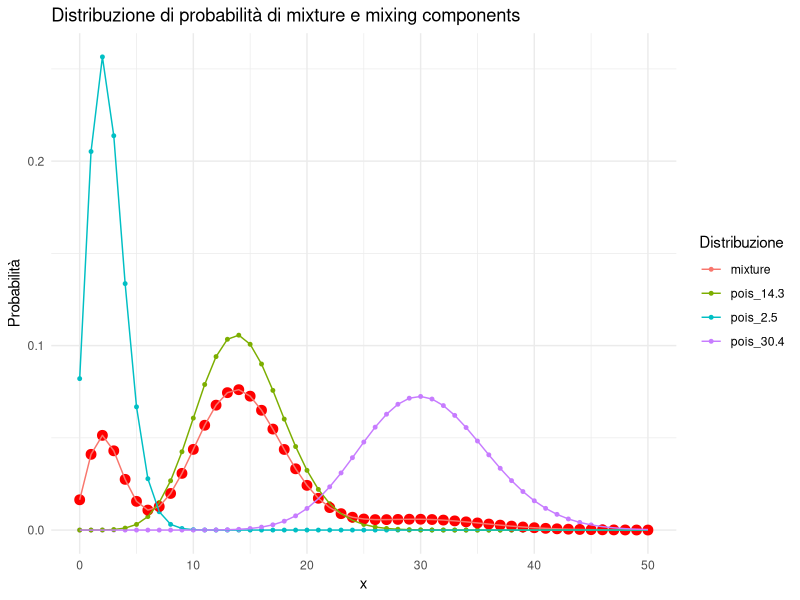
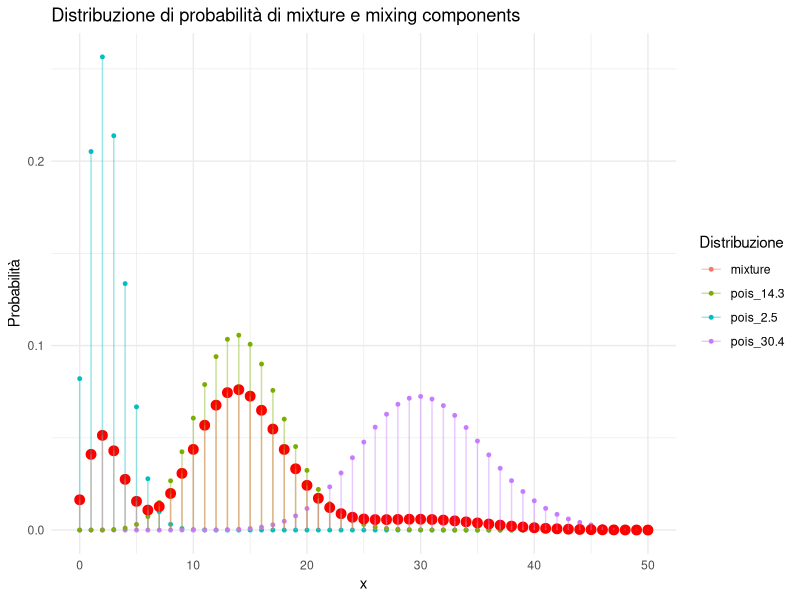

Recreate these plots in R, in order.
## ---- chunk 1
knitr::opts_chunk$set(echo = TRUE)
## ---- chunk 2
library(tidyverse)
## ---- chunk 3
k <- 3
p <- c(0.2, 0.08, 0.72)
theta <- c(2.5, 30.4, 14.3)
## ---- chunk 4
data_pmf <- tibble(
  x  = c(seq(0, 50, by = 1)),
  pois_2.5 = dpois(x, theta[1]),
  pois_30.4 = dpois(x, theta[2]),
  pois_14.3 = dpois(x, theta[3]),
  mixture = pois_2.5 *p[1] + pois_30.4 *p[2] + pois_14.3 *p[3]
)
data_pmf
## ---- chunk 5
data_tidy <- data_pmf %>%
  gather(key = "Distribuzione", value = "Probabilità", -x)
data_tidy
## ---- chunk 6
ggplot(data_tidy, aes(x = x, y = Probabilità, color = Distribuzione)) +
  #mappiamo la probabilità ad y e il vettore x alle x. Usiamo colori distinti in base alla distribuzione.
  geom_point(size = 1) +  # Punti per tutte le distribuzioni
  geom_point(data = filter(data_tidy, Distribuzione == "mixture"), 
             color = "red", size = 3) + # Accentuiamo la distribuzione della nostra mixture
  geom_line() + # Colleghiamo i punti 
  labs(title = "Distribuzione di probabilità di mixture e mixing components",
       x = "x",
       y = "Probabilità") + # Inseriamo un titolo e i labels per gli assi
  theme_minimal()
## ---- chunk 7
ggplot(data_tidy, aes(x = x, y = Probabilità, color = Distribuzione)) +
  geom_point(size = 1) +  # Punti per tutte le distribuzioni
  geom_point(data = filter(data_tidy, Distribuzione == "mixture"), 
             color = "red", size = 3) + # Accentuiamo la distribuzione della nostra mixture
  geom_segment(aes(xend = x , yend = 0), alpha =0.4, linewidth = 0.5) +
  labs(title = "Distribuzione di probabilità di mixture e mixing components",
       x = "x",
       y = "Probabilità") +
  theme_minimal()
## ---- chunk 8
set.seed(431)
n <- 500
Sample <- tibble(
  label = sample(1:k, n, replace = TRUE, prob = p), 
  #prende con reinserimento e probabilità p numeri da 1 a k(3)
  simdata = rpois(n,theta[label] ) 
  #estrae da una poisson con parametro uguale al label-esimo elemento di theta
  )
Sample # le etichette sono note
## ---- chunk 9
simdata <- Sample[,-1]$simdata # togliamo i labels
## ---- chunk 10
LogMixLik <- function(p_it, stime, X){
 sum(log(p_it[1]*dpois(X,stime[1])+p_it[2]*dpois(X,stime[2])+p_it[3]*dpois(X,stime[3])))
}
## ---- chunk 11
EM <- function(Data, thetam,pm ){ 
  tol <- .Machine$double.eps ^ 0.5 # tolleranza che impostiamo 
  i <- 0
  convergenza <- F
  ll<-0
  while(!convergenza){
    ll.old <-  LogMixLik(pm, thetam , Data) 
    #log verosimiglianze passo m-1 
    stime.old <- thetam #stime passo m-1
    #salviamo sia le stime che la likelihood così possiamo 
    #confrontarle alla fine dell'algoritmo e vedere se sono 
    #soddisfate le condizioni del nostro stopping criterium
    
  # E step - posterior probabilities
  #----------------------------------
    prob.post <- tibble( pk1 = pm[1]*dpois(Data,stime.old[1]),
                  #matrice di posterior probabilities
                 pk2 = pm[2] *dpois(Data ,stime.old[2]),
                 pk3 = pm[3]*dpois(Data ,stime.old[3])) %>% 
        mutate(across(everything()) / rowSums(across(everything())))  
  # La funzione mutate prende tutte le celle e le divide 
  # per la somma della loro riga.
    
  # M step
  #-------    
    pm <- colMeans(prob.post) 
    # massimizzazione di pm con la ll complete 
    for(j in 1:k) {
    thetam[j] <- sum(Data * prob.post[j]) / sum(prob.post[j])
    # massimizzazione di thetam con la ll complete
    }
    ll <- LogMixLik(pm, thetam , Data)
    i = i+1 # conta il numero di iterazioni dell'algoritmo
    convergenza <-( abs(ll-ll.old) < 0.0001 & sum(abs(thetam-stime.old)) < tol )
    #convergenza rimarrà TRUE fino a che entrambe le condizioni saranno realizzate
    }
  return(list(weights = pm, thetas= thetam, prob.post = prob.post, n.iter = i ))
  }

## ---- chunk 12
p_iniz <- c(0.3, 0.1 , 0.6) # starting mixing weights
theta_iniz <- c(3.5, 20 ,10) # starting thetas
out <-EM(simdata, theta_iniz, p_iniz)
tibble(
  theta_predicted = round(out$thetas, 3) ,
  theta_true = theta,
  p_predicted = round(out$weights, 3) ,
  p_true = p,
  N_iter = out$n.iter 
)
## ---- chunk 13
p_1 <- c(0.3, 0.3 , 0.3) # starting mixing weights
theta_1 <- c(0.001, 900 ,40) # starting thetas
out1 <-EM(simdata, theta_1, p_1)
tibble(
  theta_predicted = round(out1$thetas, 3) ,
  theta_true = theta,
  p_predicted = round(out1$weights, 3) ,
  p_true = p,
  N_iter = out1$n.iter)
## ---- chunk 14
p_2 <- c(0.3, 0.3 , 0.3) # starting mixing weights
theta_2 <- c(0.99, 1.01 ,1) # starting thetas
out2 <-EM(simdata,theta_2, p_2)
tibble(
  theta_predicted = round(out2$thetas, 3) ,
  theta_true = theta,
  p_predicted = round(out2$weights, 3) ,
  p_true = p,
  N_iter = out2$n.iter 
)
## ---- chunk 15
p_3 <- c(0.2, 0.08 , 0.72) # starting mixing weights
theta_3 <- c(400, 4 , 25) # starting thetas
out3 <-EM(simdata, theta_3, p_3)
tibble(
  theta_predicted = round(out3$thetas, 3) ,
  theta_true = theta,
  p_predicted = round(out3$weights, 3) ,
  p_true = p,
  N_iter = out3$n.iter 
)
## ---- chunk 16
p_4 <- c(0.3, 0.3 , 0.3) # starting mixing weights
theta_4 <- c(1, 1 ,1) # starting thetas
out4 <-EM(simdata, theta_4, p_4)
tibble(
  theta_predicted = round(out4$thetas, 3) ,
  theta_true = theta,
  p_predicted = round(out4$weights, 3) ,
  p_true = p,
  N_iter = out4$n.iter 
)
## ---- chunk 17
EN<-out$prob.post %>%
  mutate(across(everything())*log(across(everything())))%>%
  sum()*(-1)
EN
EN_n <- EN / (log(k)*500)
EN_n
## ---- chunk 18
y_avg <- var_within <- as.numeric(t(out$weights) %*% out$thetas ) 
# media di mixture e var_within 
var_between <- out$weights %*% (out$thetas - y_avg)^2 
#pesiamo la distanza tra i gruppi per ottenere la var_bewteen
r_sq <- 1 - var_within / (var_between+var_within)
r_sq
## ---- chunk 19
prob.post_incertezza<- out$prob.post %>%
  rowwise() %>% # operiamo riga per riga
  mutate(incertezza = 1 - max(c_across(everything()))) %>%
  add_column(id = 1:n) %>% 
  # visto che dobbiamo riordinare dobbiamo tenere conto di che osservazione si tratta
  arrange(desc(incertezza)) 

prob.post_incertezza %>% 
  select(incertezza, id) %>%
  print(n = 15)
## ---- chunk 20
non_cert <-prob.post_incertezza %>% 
  filter(incertezza>0.40)%>%
  pull(id) 
cat("Le informazioni più incerte sono la", paste0(non_cert,"esima"),"\n")
## ---- chunk 21
prob.post_2<-out$prob.post %>%
  rowwise() %>% # calcolo riga per riga
  mutate(assigned_label = which.max(c_across(everything()))) #controllo qual'è il massimo dei 3

sum(prob.post_2$assigned_label == Sample$label) / length(Sample$label) # calcolo la percentuale
